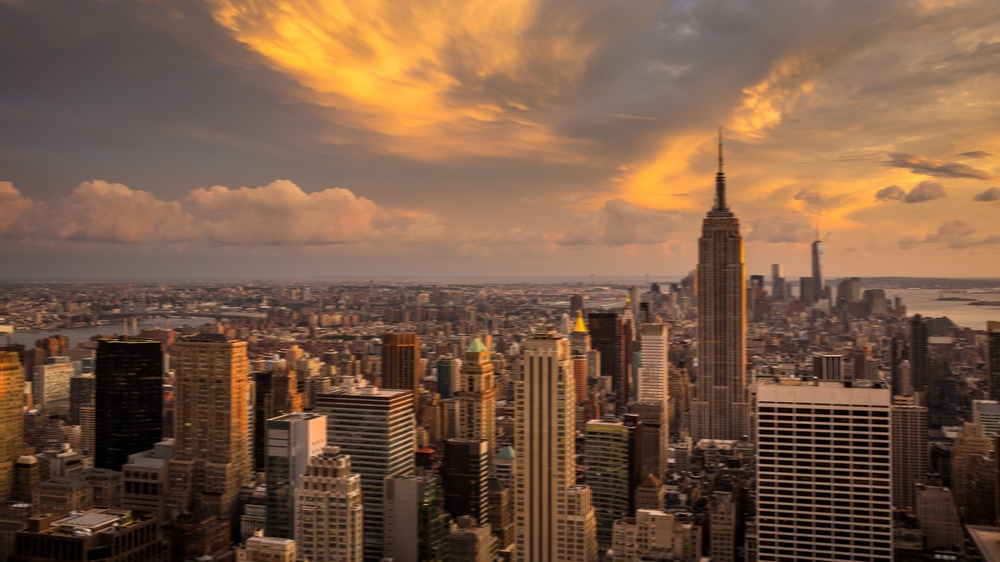
#> input picture static/images/gif_cover/mb05.jpg, 1000 x 562 px, shrunk from 3840 x 2160 before the run, found by its file name; its folder holds 4 pictures in this run; the run also reads 1 picture not shown here
$ python make_gif.py
#> lines starting #> are read from the running program, lines starting #| are printed output that depends on the picture
from PIL import Image
import os
IMG_DIR = os.path.join(os.getcwd(),'flask',
                        'static', 'images', 'gif_cover')
print(os.listdir(IMG_DIR))

img_lst = [Image.open(os.path.join(IMG_DIR, im)) for im in os.listdir(IMG_DIR)]
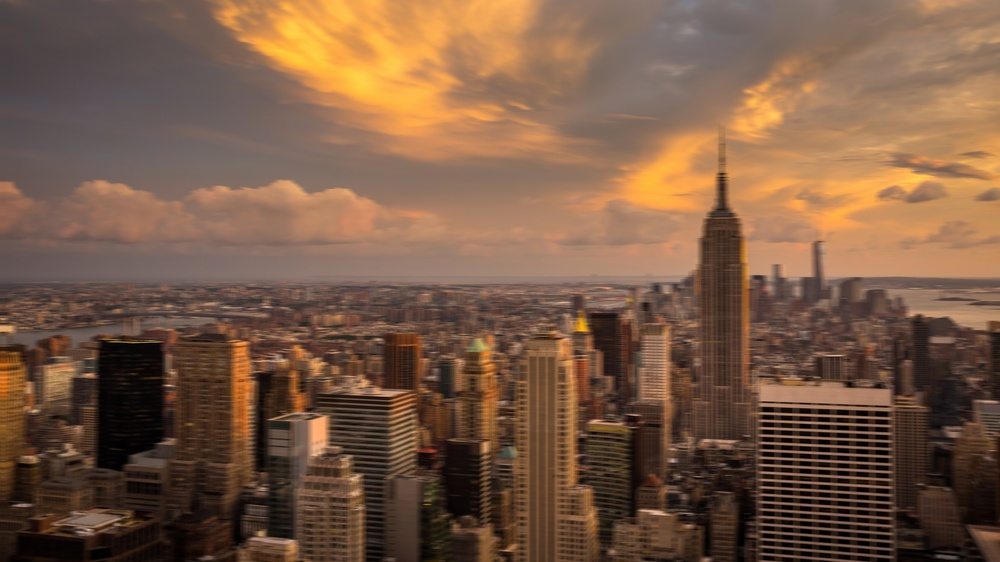
#> input picture static/images/gif_cover/mb10.jpg, 1000 x 562 px, shrunk from 3840 x 2160 before the run, found by its file name
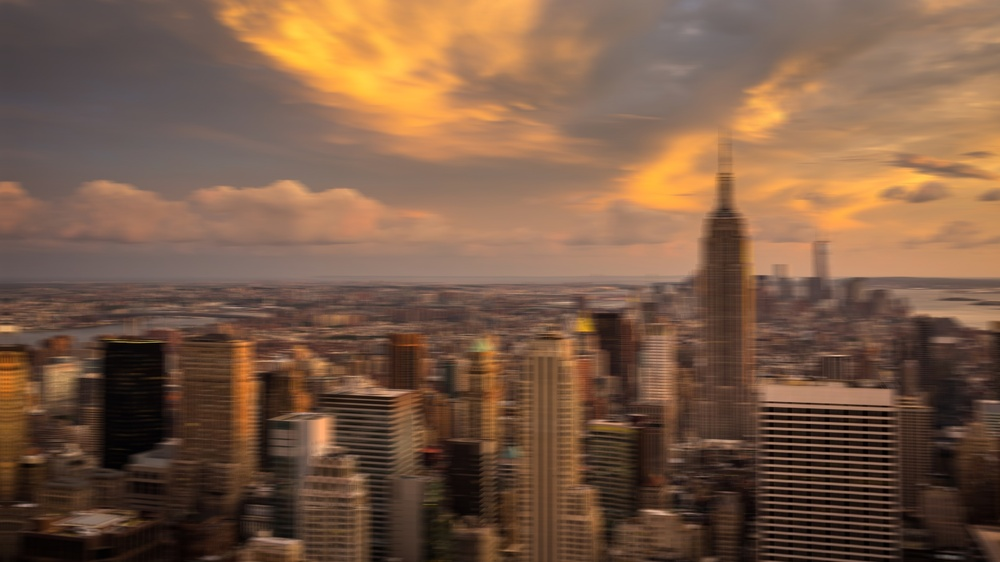
#> input picture static/images/gif_cover/mb20.jpg, 1000 x 562 px, shrunk from 3840 x 2160 before the run, found by its file name

img_lst[0].save('gif_cover.gif', save_all=True, append_images=img_lst)
